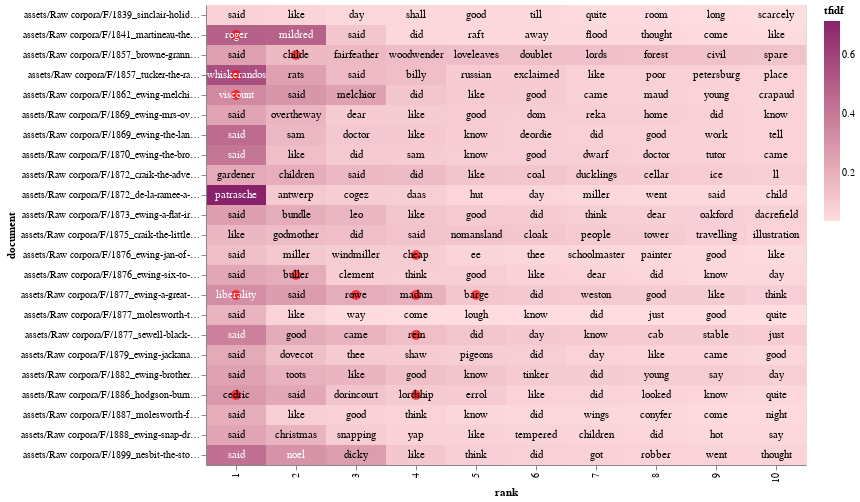

The cell this chart's notebook holds for it:
### Code cell
tfidf_heatmapx(top_tfidf, f_male_related_words, True)

### Figure 1 — Vega-Lite specification as saved in the notebook (floating-point values rounded to 4 significant figures; data arrays with more than 128 entries replaced by an {"elided": "..."} marker saying what was removed)
{"config": {"view": {"continuousWidth": 400, "continuousHeight": 300}}, "layer": [{"mark": "rect", "encoding": {"color": {"field": "tfidf", "scale": {"range": ["#ffdde1", "#89216B"]}, "type": "quantitative"}, "x": {"field": "rank", "type": "ordinal"}, "y": {"field": "document", "type": "nominal"}}, "transform": [{"window": [{"op": "rank", "field": "", "as": "rank"}], "groupby": ["document"], "sort": [{"field": "tfidf", "order": "descending"}]}]}, {"mark": {"type": "circle", "size": 100}, "encoding": {"color": {"condition": {"value": "red", "test": {"field": "term", "oneOf": ["lordship", "rowe", "viscount", "buller", "cedric", "barge", "roger", "hero", "cheap", "lifted", "island", "knife", "companion", "business", "whiskerandos", "mill", "whip", "bill", "rein", "childe", "liberality", "amelia's", "knitting", "lace", "shawl", "frock", "charity", "bonnet", "madam", "maid", "dress", "doll", "silk", "she will", "married", "faded", "tidy", "excuse"]}}, "value": "#FFFFFF00"}, "x": {"field": "rank", "type": "ordinal"}, "y": {"field": "document", "type": "nominal"}}, "transform": [{"window": [{"op": "rank", "field": "", "as": "rank"}], "groupby": ["document"], "sort": [{"field": "tfidf", "order": "descending"}]}]}, {"mark": {"type": "text", "baseline": "middle"}, "encoding": {"color": {"condition": {"value": "white", "test": "(datum.tfidf >= 0.3)"}, "value": "black"}, "text": {"field": "term", "type": "nominal"}, "x": {"field": "rank", "type": "ordinal"}, "y": {"field": "document", "type": "nominal"}}, "transform": [{"window": [{"op": "rank", "field": "", "as": "rank"}], "groupby": ["document"], "sort": [{"field": "tfidf", "order": "descending"}]}]}], "data": {"name": "data-c8b3dd53d2583c0f7de0019eb79be479"}, "width": 600, "$schema": "https://vega.github.io/schema/vega-lite/v4.17.0.json", "datasets": {"data-c8b3dd53d2583c0f7de0019eb79be479": {"elided": "230 records"}}}
